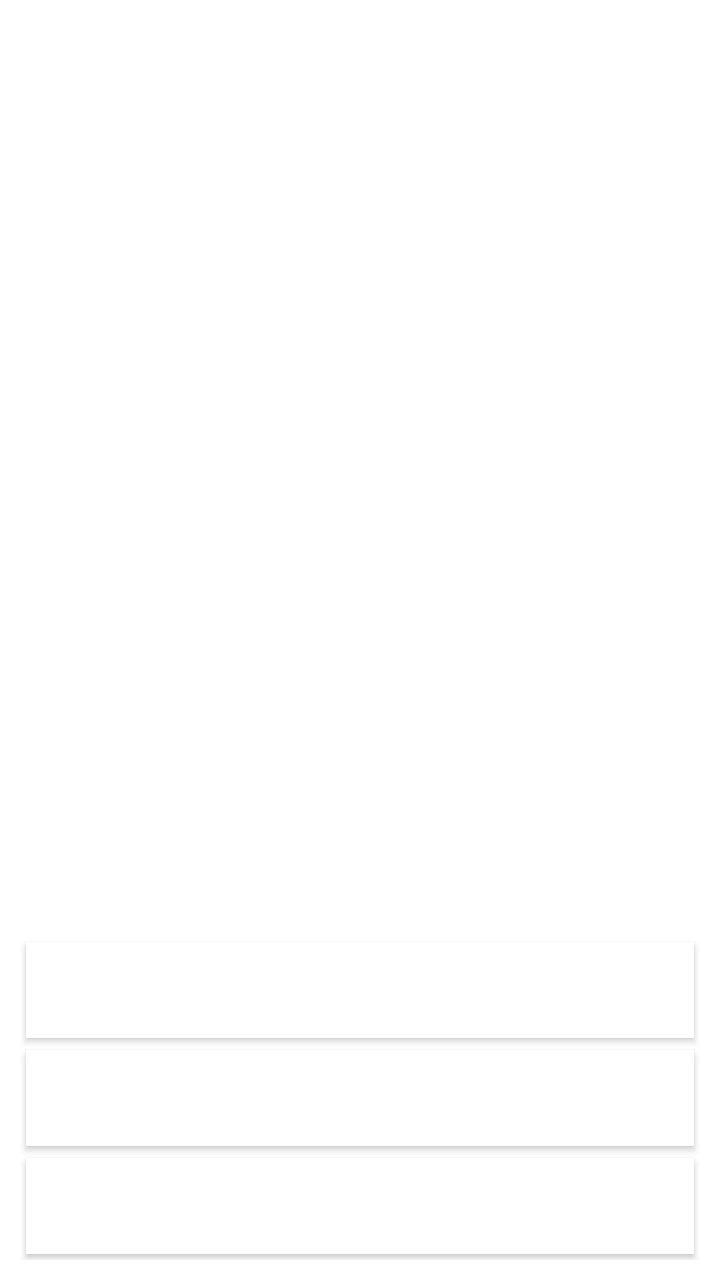
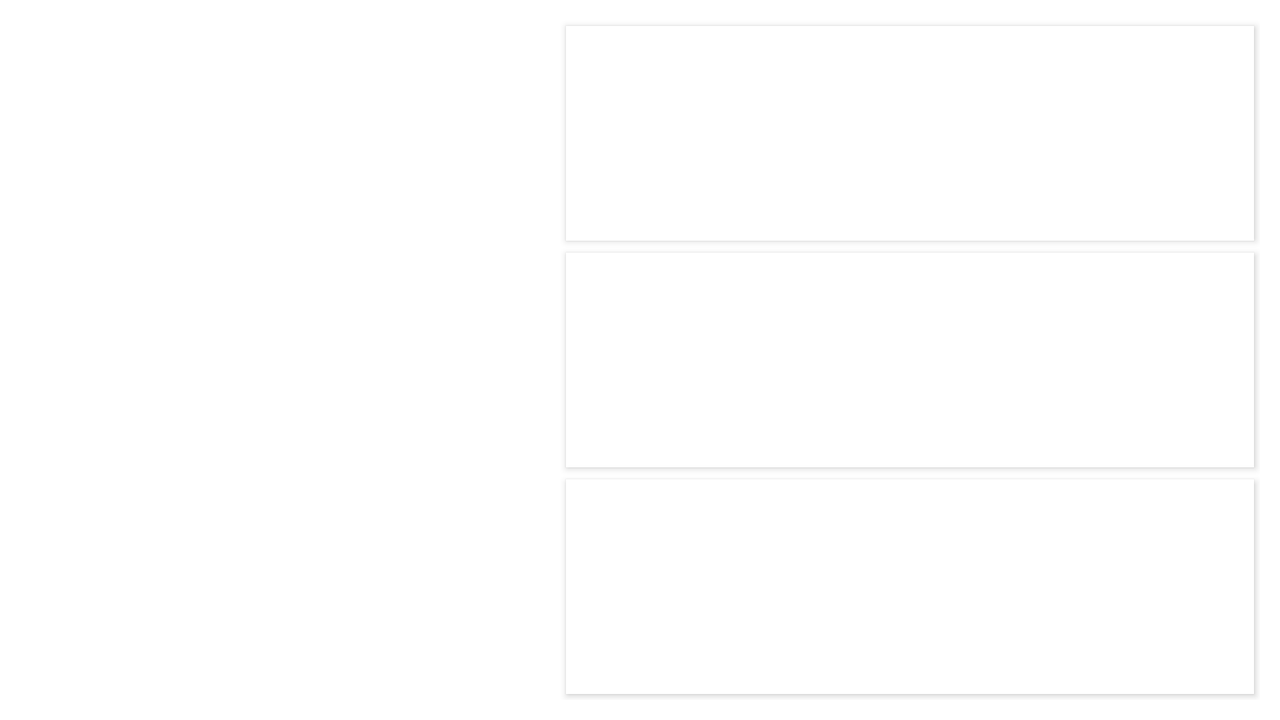

First picture: res/layout/ on a phone held upright. Second picture: the repository's own variant of that layout, on a device whose configuration matches the variant's folder. Source for both follows.
<!-- AndroidManifest.xml: application theme AppTheme -->
<!-- res/layout/activity_work_image.xml -->
<?xml version="1.0" encoding="utf-8"?>
<RelativeLayout xmlns:android="http://schemas.android.com/apk/res/android"
    android:layout_width="match_parent"
    android:layout_height="match_parent"
    android:orientation="vertical">

    <RelativeLayout
        android:layout_width="match_parent"
        android:layout_height="match_parent"
        android:layout_centerInParent="true"
        android:layout_margin="10dp">

        <ImageView
            android:id="@+id/work_image_view"
            android:layout_width="300dp"
            android:layout_height="300dp"
            android:layout_centerHorizontal="true"
            android:layout_marginLeft="10dp"
            android:layout_marginRight="10dp"
            android:layout_marginTop="30dp"
            android:scaleType="fitCenter" />

        <LinearLayout
            android:id="@+id/work_image_linear_buttons"
            android:layout_width="match_parent"
            android:layout_height="wrap_content"
            android:layout_alignParentBottom="true"
            android:orientation="vertical">

            <Button
                android:id="@+id/work_image_button_rotate_image"
                android:layout_width="match_parent"
                android:layout_height="wrap_content"
                android:layout_margin="3dp"
                android:background="@color/colorPrimary"
                android:clickable="true"
                android:padding="5dp"
                android:text="Tourner"
                android:textAppearance="?android:attr/textAppearanceMedium"
                android:textColor="#fff"
                android:visibility="visible" />

            <Button
                android:id="@+id/work_image_button_save_image"
                android:layout_width="match_parent"
                android:layout_height="wrap_content"
                android:layout_margin="3dp"
                android:background="@color/colorPrimary"
                android:clickable="true"
                android:padding="5dp"
                android:text="Valider"
                android:textAppearance="?android:attr/textAppearanceMedium"
                android:textColor="#fff"
                android:visibility="visible" />

            <Button
                android:id="@+id/work_image_button_delete_image"
                android:layout_width="match_parent"
                android:layout_height="wrap_content"
                android:layout_margin="3dp"
                android:background="@color/colorPrimary"
                android:clickable="true"
                android:padding="5dp"
                android:text="Annuler"
                android:textAppearance="?android:attr/textAppearanceMedium"
                android:textColor="#fff"
                android:visibility="visible" />

        </LinearLayout>
    </RelativeLayout>
</RelativeLayout>
<!-- resources referenced by this layout -->
<resources>
  <color name="colorPrimary">#efefef</color>
  <!-- from res/values-v23/ -->
  <style name="AppTheme" parent="Theme.OliwebBase">
          <item name="android:navigationBarColor">@color/colorBottomDark</item>
          <item name="android:windowContentTransitions">true</item>
          <item name="android:statusBarColor">@android:color/white</item>
          <item name="android:windowLightStatusBar">true</item>
      </style>
  <style name="Theme.OliwebBase" parent="Theme.MaterialComponents.Light">
          <item name="colorPrimary">@android:color/white</item>
          <item name="colorPrimaryDark">@android:color/white</item>
          <item name="colorAccent">@color/colorAccent</item>
      </style>
  <color name="colorBottomDark">#263238</color>
  <color name="colorAccent">#ff7043</color>
</resources>
<!-- res/layout-land/activity_work_image.xml (the repository's variant of the layout above) -->
<!-- drawn on the phone turned sideways -->
<?xml version="1.0" encoding="utf-8"?>
<RelativeLayout xmlns:android="http://schemas.android.com/apk/res/android"
    android:layout_width="match_parent"
    android:layout_height="match_parent"
    android:orientation="vertical">

    <RelativeLayout
        android:layout_width="match_parent"
        android:layout_height="match_parent"
        android:layout_centerInParent="true"
        android:layout_margin="10dp">

        <ImageView
            android:id="@+id/work_image_view"
            android:layout_width="250dp"
            android:layout_height="250dp"
            android:layout_centerVertical="true"
            android:layout_marginLeft="10dp"
            android:layout_marginRight="10dp"
            android:layout_marginTop="10dp"
            android:scaleType="fitCenter" />

        <LinearLayout
            android:id="@+id/work_image_linear_buttons"
            android:layout_width="match_parent"
            android:layout_height="match_parent"
            android:layout_centerVertical="true"
            android:layout_toEndOf="@id/work_image_view"
            android:layout_toRightOf="@id/work_image_view"
            android:orientation="vertical">

            <Button
                android:id="@+id/work_image_button_rotate_image"
                android:layout_width="match_parent"
                android:layout_height="0dp"
                android:layout_margin="3dp"
                android:layout_weight="0.3"
                android:background="@color/colorPrimary"
                android:clickable="true"
                android:padding="5dp"
                android:text="Tourner"
                android:textAppearance="?android:attr/textAppearanceMedium"
                android:textColor="#fff"
                android:visibility="visible" />

            <Button
                android:id="@+id/work_image_button_save_image"
                android:layout_width="match_parent"
                android:layout_height="0dp"
                android:layout_margin="3dp"
                android:layout_weight="0.3"
                android:background="@color/colorPrimary"
                android:clickable="true"
                android:padding="5dp"
                android:text="Valider"
                android:textAppearance="?android:attr/textAppearanceMedium"
                android:textColor="#fff"
                android:visibility="visible" />

            <Button
                android:id="@+id/work_image_button_delete_image"
                android:layout_width="match_parent"
                android:layout_height="0dp"
                android:layout_margin="3dp"
                android:layout_weight="0.3"
                android:background="@color/colorPrimary"
                android:clickable="true"
                android:padding="5dp"
                android:text="Annuler"
                android:textAppearance="?android:attr/textAppearanceMedium"
                android:textColor="#fff"
                android:visibility="visible" />
        </LinearLayout>
    </RelativeLayout>
</RelativeLayout>
